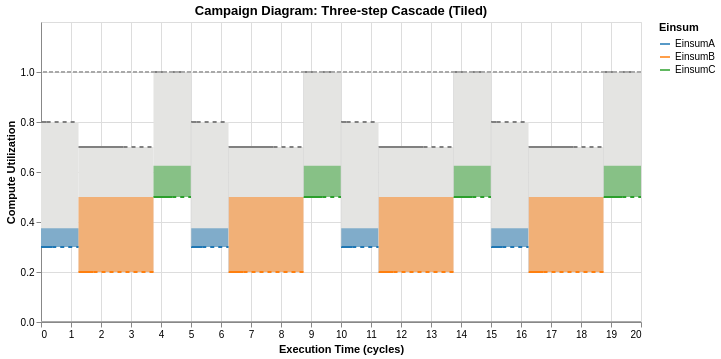
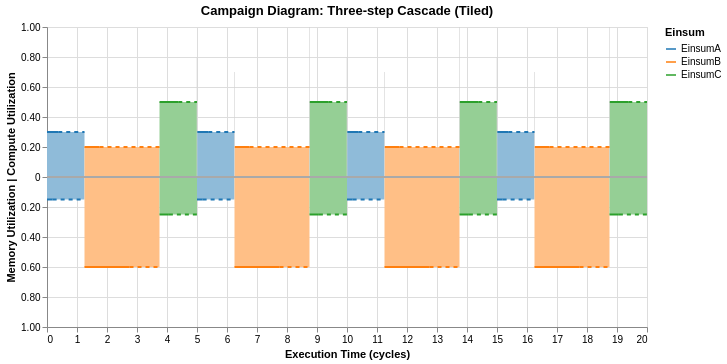

The cell these charts' notebook holds for them, in order:
### Code cell
tiled_cascade = original_cascade.tile(num_of_tiles)
CampaignDiagram(tiled_cascade).draw().interactive().show()
CampaignDiagram(tiled_cascade).draw(dual_mode=True).interactive()
